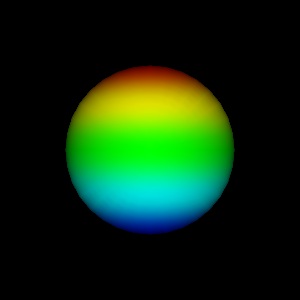

This chart was generated by the following Python code:
#!/usr/bin/env python

# Test vtkLookupTable GetRange methods with a colored sphere.

import vtkmodules.vtkInteractionStyle  # noqa: F401
import vtkmodules.vtkRenderingFreeType  # noqa: F401
import vtkmodules.vtkRenderingOpenGL2  # noqa: F401

from vtkmodules.vtkCommonCore import vtkLookupTable
from vtkmodules.vtkFiltersCore import vtkElevationFilter
from vtkmodules.vtkFiltersSources import vtkSphereSource
from vtkmodules.vtkRenderingCore import (
    vtkActor,
    vtkPolyDataMapper,
    vtkRenderWindow,
    vtkRenderWindowInteractor,
    vtkRenderer,
)

# Lookup table
lut = vtkLookupTable()
lut.SetRange(0.0, 1.0)
lut.SetHueRange(0.667, 0.0)
lut.SetSaturationRange(1.0, 1.0)
lut.SetAlphaRange(1.0, 1.0)
lut.Build()

# Sphere with elevation scalars
sphere = vtkSphereSource()
sphere.SetPhiResolution(32)
sphere.SetThetaResolution(32)

elevation = vtkElevationFilter()
elevation.SetInputConnection(sphere.GetOutputPort())
elevation.SetLowPoint(0, -0.5, 0)
elevation.SetHighPoint(0, 0.5, 0)
elevation.SetScalarRange(0.0, 1.0)

sphere_mapper = vtkPolyDataMapper()
sphere_mapper.SetInputConnection(elevation.GetOutputPort())
sphere_mapper.SetLookupTable(lut)
sphere_mapper.SetScalarRange(0.0, 1.0)

sphere_actor = vtkActor()
sphere_actor.SetMapper(sphere_mapper)

renderer = vtkRenderer()
renderer.AddActor(sphere_actor)

render_window = vtkRenderWindow()
render_window.AddRenderer(renderer)
render_window.SetWindowName("get range lookup table")
render_window.SetMultiSamples(0)
render_window.SetSize(300, 300)

interactor = vtkRenderWindowInteractor()
interactor.SetRenderWindow(render_window)

# Scene
renderer.ResetCamera()

interactor.Initialize()
interactor.Start()
